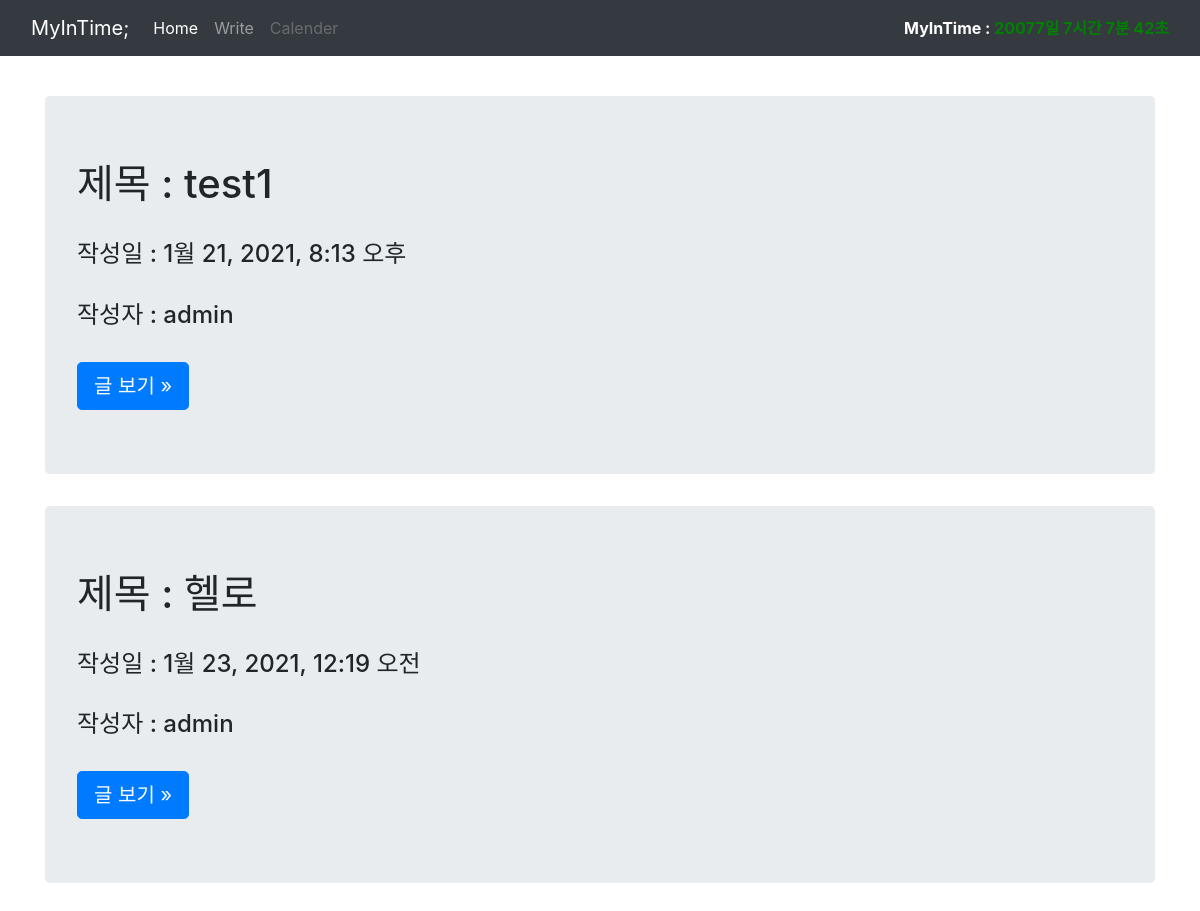
Before: /blogMain/ with the older database file.
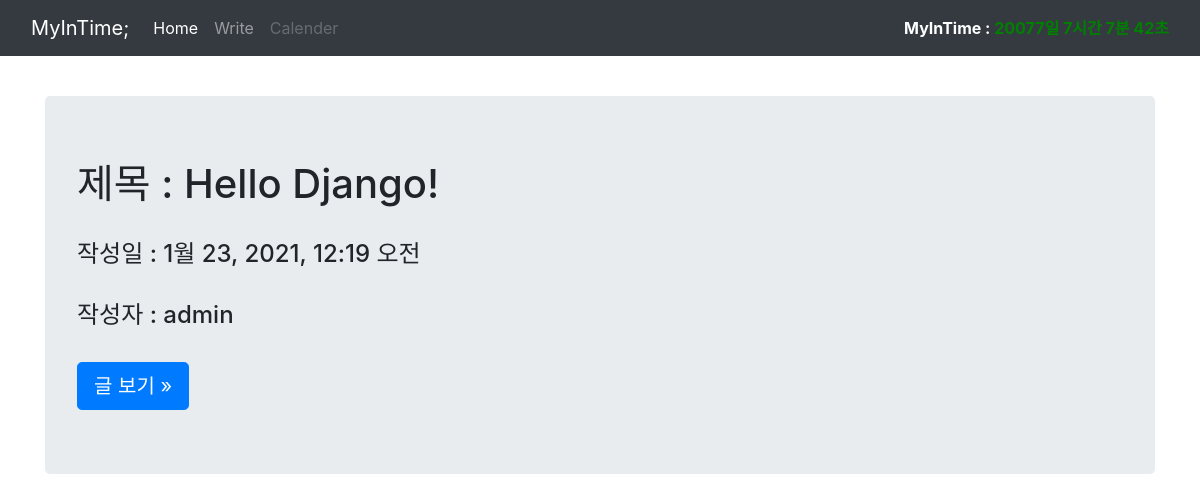
After: the same page with the newer database file.
### blogapp/models.py (models this page shows)
class Blog(models.Model):
    title = models.CharField(max_length=100)
    pub_date = models.DateTimeField(auto_now_add=True)  # 현재시간에 맞춰서 자동 입력
    author = models.ForeignKey(User, on_delete=models.SET_NULL, null=True, default=1)
    body = RichTextUploadingField()

### blogapp/views.py (the view)
# urls.py: path('blogMain/', blogapp.views.blogMain, name='blogMain'),
def blogMain(request):
    blogs = Blog.objects.all()
    return render(request, 'blogMain.html', {'blogs': blogs})

### blogapp/templates/blogMain.html
{% extends 'base.html' %}
{% block content %}
<br>
    {% for blog in blogs %}
        <main role="main" class="container">
            <div class="jumbotron">
                <h1>제목 : {{ blog.title }}</h1>
                <br>
                <h4>작성일 : {{ blog.pub_date }}</h4>
                <br>
                <h4>작성자 : {{ blog.author }}</h4>
                <br>
                <a class="btn btn-lg btn-primary" href="{% url 'detail' blog.id %}" role="button">글 보기 &raquo;</a>
            </div>
        </main>
    {% endfor %}
{% endblock %}

### pjt_MyInTime/templates/base.html (shortened to what this page needs)
{% load static %}
<head>
  <link href="https://cdn.jsdelivr.net/npm/bootstrap@5.0.0-beta1/dist/css/bootstrap.min.css" rel="stylesheet">
  <link rel="stylesheet" href="https://stackpath.bootstrapcdn.com/bootstrap/4.3.1/css/bootstrap.min.css">
  <link rel="stylesheet" href="{% static 'css/navbar-top-fixed.css' %}">
</head>
<body>
<nav class="navbar navbar-expand-md navbar-dark fixed-top bg-dark">
  <div class="container-fluid">
    <a class="navbar-brand" href="{% url 'index' %}">MyInTime;</a>
    <div class="collapse navbar-collapse" id="navbarCollapse">
      <ul class="navbar-nav me-auto mb-2 mb-md-0">
        <li class="nav-item active">
          <a class="nav-link" aria-current="page" href="{% url 'blogMain' %}">Home</a>
        </li>
        <li class="nav-item">
        <a class="nav-link" href="{% url 'createBlog' %}">Write</a>
        </li>
        <li class="nav-item">
            <a class="nav-link disabled" href="#">Calender</a>
        </li>
        </ul>
      <b style="color:white;"> MyInTime : <a id="demo" style="color:green;"></a> </b>
    </div>
  </div>
</nav>
{% block content %}
{% endblock %}
</body>

### blogapp/static/css/navbar-top-fixed.css (style rules this page uses)
body { min-height: 75rem; padding-top: 4.5rem; }

Changed rows visible on the page:
removed Blog: title "test1", pub_date "1월 21, 2021, 8:13 오후", author "admin"
changed Blog "admin": title "헬로" → "Hello Django!"
